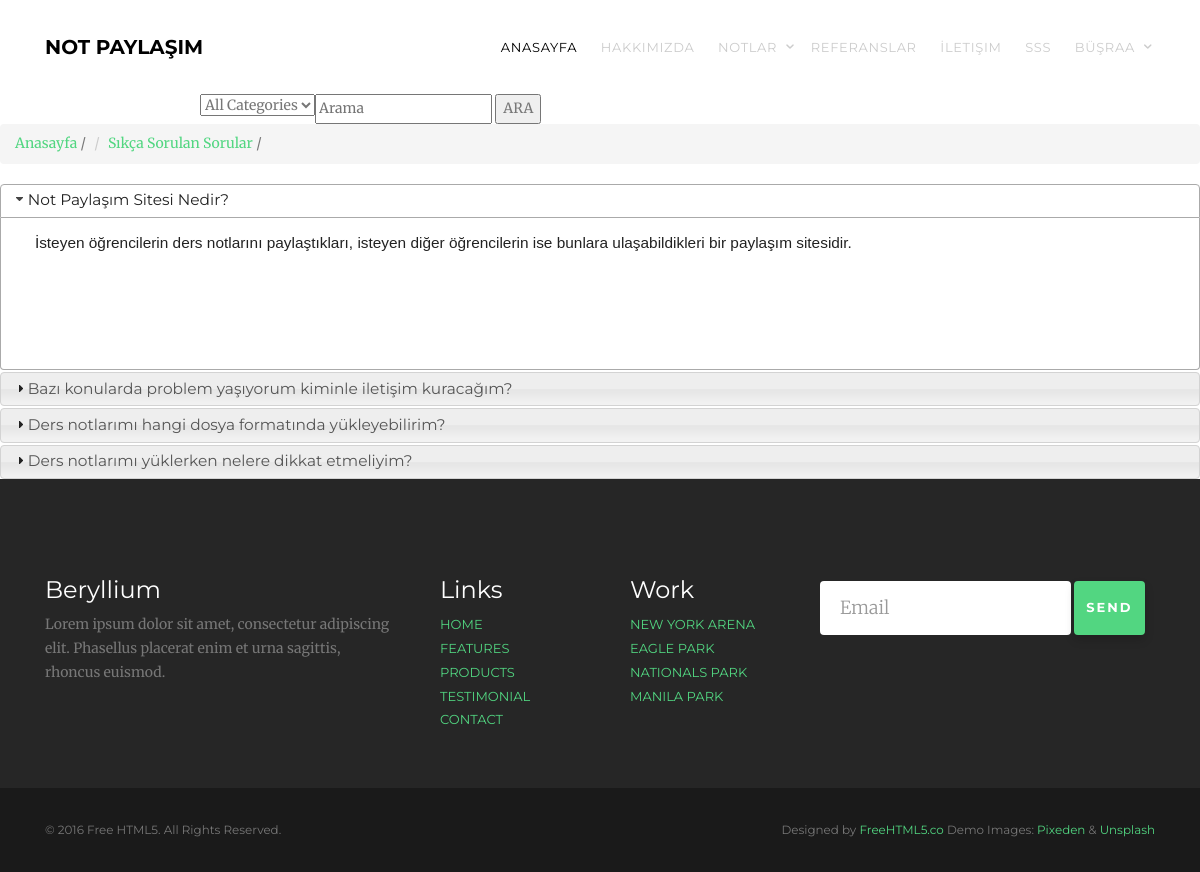
Page /sss/ (signed in) on the committed database.
### home/models.py (models this page shows, shortened)
class FAQ(models.Model):
    STATUS = (
        ('True', 'True'),
        ('False', 'False'),
    )
    notenumber = models.IntegerField()
    question = models.CharField(max_length=150)
    answer = models.TextField()
    status = models.CharField(max_length=10, choices=STATUS)
    created_at = models.DateTimeField(auto_now_add=True)
    updated_at = models.DateTimeField(auto_now=True)

### home/views.py (the view)
# urls.py: path('sss/', views.faq, name='faq'),
def faq(request):
    setting = Setting.objects.get(pk=1)
    category = Category.objects.all()
    faq = FAQ.objects.all().order_by('notenumber')
    context = {'category': category,
               'faq': faq,
               'setting': setting,
               }
    return render(request, 'faq.html', context)

### home/templates/faq.html (shortened to what this page needs)
{% extends 'homebase.html' %}
{% block content %}
    <div class="span12">
        <ul class="breadcrumb">
            <li><a href="/">Anasayfa</a> <span class="divider">/</span></li>
            <li><a href="/sss">Sıkça Sorulan Sorular</a> <span class="divider">/</span></li>
        </ul>
        <div id="accordion">
            {% for rs in faq %}
                <h3>{{ rs.question }}</h3>
                <div>
                    <p>{{ rs.answer }}</p>
                </div>
            {% endfor %}
        </div>
    </div>
{% endblock %}

### home/templates/header.html (shortened to what this page needs)
    {% load static %}
    <header>
        <nav class="gtco-nav" role="navigation">
                <div class="gtco-container">
                    <div class="row">
                        <div class="col-sm-2 col-xs-12 col-md-4">
                            <div id="gtco-logo"><a href="index.html">Not Paylaşım</a> </div>
                        </div>
                        <div class="col-xs-10 col-md-8 text-right menu-1">
                            <ul>
                                <li class="active"><a href="/">Anasayfa</a></li>
                                <li><a href="/hakkimizda">Hakkımızda</a></li>
                                <li class="has-dropdown">
                                    <a href="#">Notlar</a>
                                        {% load mptt_tags %}
                                </li>
                                <li><a href="/referanslar">Referanslar</a></li>
                                <li><a href="/iletisim">İletişim</a></li>
                                <li><a href="/sss">SSS</a></li>
                                <li class="has-dropdown">
                                    {% if user.id is not None %}
                                    <a href="#">{{ user.first_name }}</a>
                                    {% else %}
                                    <a href="/login" >Login</a>/<a href="/signup" >Join</a>
                                    {% endif %}
                                </li>
                            </ul>
                        </div>
                    </div>
                </div>
            </nav>
                    <div style=" margin-right: 50px; margin-left: 200px">
                        <form  action="/search/" method="post" >
                            <input id="query" name="query"  type="text" placeholder="Arama" required>
                            {% load mptt_tags %}
                            <select style="float: left" name="catid" class="input search-categories">
                                <option value="0">All Categories</option>
                            </select>
                            <button type="submit">ARA</button>
                        </form>
                    </div>
    </header>

### home/static/css/style.css (style rules this page uses)
body { font-family: "Merriweather", serif; font-weight: 400; font-size: 14px; line-height: 1.7; color: #777; background: #fff; }
a { color: #52D681; -webkit-transition: 0.5s; -o-transition: 0.5s; transition: 0.5s; }
p { margin-bottom: 20px; }
h1, h2, h3, h4, h5, h6, figure { color: #000; font-family: "Montserrat", sans-serif; font-weight: 400; margin: 0 0 20px 0; }
.gtco-container { max-width: 1140px; position: relative; margin: 0 auto; padding-left: 15px; padding-right: 15px; }
.gtco-nav { position: relative; top: 0; margin: 0; padding: 0; width: 100%; padding: 30px ; z-index: 1001; font-family: "Montserrat", sans-serif; }
.gtco-nav #gtco-logo { font-size: 20px; margin: 0; padding: 0; text-transform: uppercase; font-weight: bold; }
.gtco-nav #gtco-logo a { color: #000; }
.gtco-nav ul { padding: 0; margin: .4em 0 0 0; }
.gtco-nav ul li { padding: 0; margin: 0; list-style: none; display: inline; line-height: 1.5; font-family: "Montserrat", sans-serif; }
.gtco-nav ul li > a { text-transform: uppercase; font-size: 13px !important; letter-spacing: .05em; }
.gtco-nav ul li a { font-size: 16px; padding: 30px 10px; color: #cccccc; -webkit-transition: 0.5s; -o-transition: 0.5s; transition: 0.5s; }
.gtco-nav ul li.has-dropdown { position: relative; }
.gtco-nav ul li.has-dropdown > a { position: relative; padding-right: 20px !important; }
.gtco-nav ul li.has-dropdown > a:after { font-family: 'icomoon'; speak: none; font-style: normal; font-weight: normal; font-variant: normal; text-transform: none; line-height: 1; -webkit-font-smoothing: antialiased; -moz-osx-font-smoothing: grayscale; content: "\e921"; font-style: 10px; position: absolute; top: 50%; margin-top: -7px; right: 0; color: #ccc; }
.gtco-nav ul li.active > a { color: #000 !important; }

### rows in the picture
FAQ: question "Not Paylaşım Sitesi Nedir?", answer "İsteyen öğrencilerin ders notlarını paylaştıkları, isteyen diğer öğrencilerin ise bunlara ulaşabildikleri bir paylaşım sitesidir."
FAQ: question "Bazı konularda problem yaşıyorum kiminle iletişim kuracağım?"
FAQ: question "Ders notlarımı hangi dosya formatında yükleyebilirim?"
FAQ: question "Ders notlarımı yüklerken nelere dikkat etmeliyim?"

### other values in the picture
{{ user.first_name }} "BÜŞRAA"
